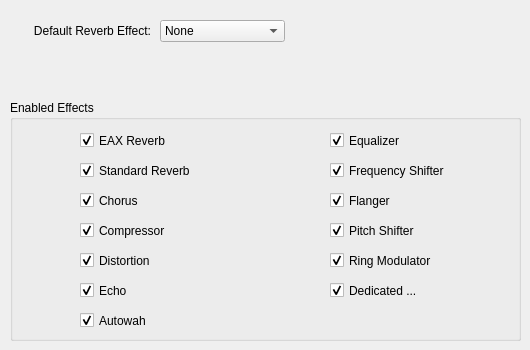
    <widget class="QWidget" name="tab_4">
     <attribute name="title">
      <string>Effects</string>
     </attribute>
     <widget class="QGroupBox" name="groupBox_5">
      <property name="geometry">
       <rect>
        <x>10</x>
        <y>100</y>
        <width>511</width>
        <height>241</height>
       </rect>
      </property>
      <property name="toolTip">
       <string>Specifies which effects apps can recognize. Disabling effects
can help for apps that try to use ones that are too intensive
for the system to handle.</string>
      </property>
      <property name="title">
       <string>Enabled Effects</string>
      </property>
      <widget class="QCheckBox" name="enableEaxReverbCheck">
       <property name="geometry">
        <rect>
         <x>70</x>
         <y>30</y>
         <width>131</width>
         <height>21</height>
        </rect>
       </property>
       <property name="text">
        <string>EAX Reverb</string>
       </property>
       <property name="checked">
        <bool>true</bool>
       </property>
      </widget>
      <widget class="QCheckBox" name="enableStdReverbCheck">
       <property name="geometry">
        <rect>
         <x>70</x>
         <y>60</y>
         <width>131</width>
         <height>21</height>
        </rect>
       </property>
       <property name="text">
        <string>Standard Reverb</string>
       </property>
       <property name="checked">
        <bool>true</bool>
       </property>
      </widget>
      <widget class="QCheckBox" name="enableChorusCheck">
       <property name="geometry">
        <rect>
         <x>70</x>
         <y>90</y>
         <width>131</width>
         <height>21</height>
        </rect>
       </property>
       <property name="text">
        <string>Chorus</string>
       </property>
       <property name="checked">
        <bool>true</bool>
       </property>
      </widget>
      <widget class="QCheckBox" name="enableDistortionCheck">
       <property name="geometry">
        <rect>
         <x>70</x>
         <y>150</y>
         <width>131</width>
         <height>21</height>
        </rect>
       </property>
       <property name="text">
        <string>Distortion</string>
       </property>
       <property name="checked">
        <bool>true</bool>
       </property>
      </widget>
      <widget class="QCheckBox" name="enableEchoCheck">
       <property name="geometry">
        <rect>
         <x>70</x>
         <y>180</y>
         <width>131</width>
         <height>21</height>
        </rect>
       </property>
       <property name="text">
        <string>Echo</string>
       </property>
       <property name="checked">
        <bool>true</bool>
       </property>
      </widget>
      <widget class="QCheckBox" name="enableEqualizerCheck">
       <property name="geometry">
        <rect>
         <x>320</x>
         <y>30</y>
         <width>131</width>
         <height>21</height>
        </rect>
       </property>
       <property name="text">
        <string>Equalizer</string>
       </property>
       <property name="checked">
        <bool>true</bool>
       </property>
      </widget>
      <widget class="QCheckBox" name="enableFlangerCheck">
       <property name="geometry">
        <rect>
         <x>320</x>
         <y>90</y>
         <width>131</width>
         <height>21</height>
        </rect>
       </property>
       <property name="text">
        <string>Flanger</string>
       </property>
       <property name="checked">
        <bool>true</bool>
       </property>
      </widget>
      <widget class="QCheckBox" name="enableModulatorCheck">
       <property name="geometry">
        <rect>
         <x>320</x>
         <y>150</y>
         <width>131</width>
         <height>21</height>
        </rect>
       </property>
       <property name="text">
        <string>Ring Modulator</string>
       </property>
       <property name="checked">
        <bool>true</bool>
       </property>
      </widget>
      <widget class="QCheckBox" name="enableDedicatedCheck">
       <property name="geometry">
        <rect>
         <x>320</x>
         <y>180</y>
         <width>131</width>
         <height>21</height>
        </rect>
       </property>
       <property name="toolTip">
        <string>Enables both the Dedicated Dialog and Dedicated LFE effects
added by the ALC_EXT_DEDICATED extension.</string>
       </property>
       <property name="text">
        <string>Dedicated ...</string>
       </property>
       <property name="checked">
        <bool>true</bool>
       </property>
      </widget>
      <widget class="QCheckBox" name="enableCompressorCheck">
       <property name="geometry">
        <rect>
         <x>70</x>
         <y>120</y>
         <width>111</width>
         <height>21</height>
        </rect>
       </property>
       <property name="text">
        <string>Compressor</string>
       </property>
       <property name="checked">
        <bool>true</bool>
       </property>
      </widget>
      <widget class="QCheckBox" name="enablePitchShifterCheck">
       <property name="geometry">
        <rect>
         <x>320</x>
         <y>120</y>
         <width>131</width>
         <height>21</height>
        </rect>
       </property>
       <property name="text">
        <string>Pitch Shifter</string>
       </property>
       <property name="checked">
        <bool>true</bool>
       </property>
      </widget>
      <widget class="QCheckBox" name="enableFrequencyShifterCheck">
       <property name="geometry">
        <rect>
         <x>320</x>
         <y>60</y>
         <width>131</width>
         <height>21</height>
        </rect>
       </property>
       <property name="text">
        <string>Frequency Shifter</string>
       </property>
       <property name="checked">
        <bool>true</bool>
       </property>
      </widget>
      <widget class="QCheckBox" name="enableAutowahCheck">
       <property name="geometry">
        <rect>
         <x>70</x>
         <y>210</y>
         <width>131</width>
         <height>21</height>
        </rect>
       </property>
       <property name="text">
        <string>Autowah</string>
       </property>
       <property name="checked">
        <bool>true</bool>
       </property>
      </widget>
     </widget>
     <widget class="QLabel" name="label_13">
      <property name="geometry">
       <rect>
        <x>10</x>
        <y>20</y>
        <width>141</width>
        <height>21</height>
       </rect>
      </property>
      <property name="text">
       <string>Default Reverb Effect:</string>
      </property>
      <property name="alignment">
       <set>Qt::AlignRight|Qt::AlignTrailing|Qt::AlignVCenter</set>
      </property>
     </widget>
     <widget class="QComboBox" name="defaultReverbComboBox">
      <property name="geometry">
       <rect>
        <x>160</x>
        <y>20</y>
        <width>108</width>
        <height>20</height>
       </rect>
      </property>
      <property name="sizeAdjustPolicy">
       <enum>QComboBox::AdjustToContents</enum>
      </property>
      <item>
       <property name="text">
        <string>None</string>
       </property>
      </item>
      <item>
       <property name="text">
        <string>Generic</string>
       </property>
      </item>
      <item>
       <property name="text">
        <string>PaddedCell</string>
       </property>
      </item>
      <item>
       <property name="text">
        <string>Room</string>
       </property>
      </item>
      <item>
       <property name="text">
        <string>Bathroom</string>
       </property>
      </item>
      <item>
       <property name="text">
        <string>Livingroom</string>
       </property>
      </item>
      <item>
       <property name="text">
        <string>Stoneroom</string>
       </property>
      </item>
      <item>
       <property name="text">
        <string>Auditorium</string>
       </property>
      </item>
      <item>
       <property name="text">
        <string>ConcertHall</string>
       </property>
      </item>
      <item>
       <property name="text">
        <string>Cave</string>
       </property>
      </item>
      <item>
       <property name="text">
        <string>Arena</string>
       </property>
      </item>
      <item>
       <property name="text">
        <string>Hangar</string>
       </property>
      </item>
      <item>
       <property name="text">
        <string>CarpetedHallway</string>
       </property>
      </item>
      <item>
       <property name="text">
        <string>Hallway</string>
       </property>
      </item>
      <item>
       <property name="text">
        <string>StoneCorridor</string>
       </property>
      </item>
      <item>
       <property name="text">
        <string>Alley</string>
       </property>
      </item>
      <item>
       <property name="text">
        <string>Forest</string>
       </property>
      </item>
      <item>
       <property name="text">
        <string>City</string>
       </property>
      </item>
      <item>
       <property name="text">
        <string>Mountains</string>
       </property>
      </item>
      <item>
       <property name="text">
        <string>Quarry</string>
       </property>
      </item>
      <item>
       <property name="text">
        <string>Plain</string>
       </property>
      </item>
      <item>
       <property name="text">
        <string>ParkingLot</string>
       </property>
      </item>
      <item>
       <property name="text">
        <string>SewerPipe</string>
       </property>
      </item>
      <item>
       <property name="text">
        <string>Underwater</string>
       </property>
      </item>
      <item>
       <property name="text">
        <string>Drugged</string>
       </property>
      </item>
      <item>
       <property name="text">
        <string>Dizzy</string>
       </property>
      </item>
      <item>
       <property name="text">
        <string>Psychotic</string>
       </property>
      </item>
     </widget>
    </widget>
